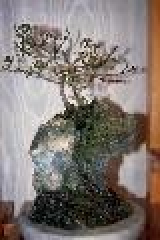
#> input picture ReseauDeNeurones/data/train/obj_bonsai/353001.jpg, 80 x 120 px, given in place of 353000.jpg, which was not available (shown 2 times larger)
$ python color.py
#> lines starting #> are read from the running program, lines starting #| are printed output that depends on the picture; pictures that were not available may be replaced by others from this repository, and a replacement may not be noted
### CBIR/src/evaluate.py
# -*- coding: utf-8 -*-

from __future__ import print_function

from scipy import spatial
import numpy as np
from sklearn.utils.extmath import weighted_mode


class Evaluation(object):

    def make_samples(self):
        raise NotImplementedError("Needs to implemented this method")


# [146 lines left out: functions distance, AP, infer, evaluate, evaluate_class, not called in this run]

#Seule fonction modifiée, permet de déduire le type de l'image en fonction de la classe passée en paramêtre
def my_evaluate_class(db_train, db_test, f_class=None, f_instance=None, depth=None, d_type='d1'):
    """ infer the whole database

      arguments
        db_train     : a train instance of db
        db_test      : a test instance of db
        f_class: a class that generate features, needs to implement make_samples method
        depth  : retrieved depth during inference, the default depth is equal to database size
        d_type : distance type
    """
    assert f_class or f_instance, "needs to give class_name or an instance of class"

    classes_train = db_train.get_class()
    ret = {c: [] for c in classes_train}

    if f_class:
        f = f_class()
    elif f_instance:
        f = f_instance

    #Make samples cacule l'histogramme de chaque image et retourne ceux-ci
    samples_train = f.make_samples(db_train, "train")
    samples_test = f.make_samples(db_test, "test")

    print("db1 len {}".format(len(samples_train)))
    print("db2 len {}".format(len(samples_test)))


    previsions = []
    #On parcourt samples_test et pour chacun on regarde avec les résultats de samples_train qui peut être la bonne classe
    for query in samples_test:
        ap, prevision = infer(query, samples=samples_train, depth=depth, d_type=d_type)
        #La classe prédite est récupérée dans prévision et retournée en fin de fonction
        ret[query['cls']].append(ap)
        previsions.append(prevision)

    return ret, previsions

### CBIR/src/DB.py
# -*- coding: utf-8 -*-

from __future__ import print_function

import pandas as pd
import os


class Database(object):

  def __init__(self, DB_dir, DB_csv):
#> called with DB_dir = '../../ReseauDeNeurones/data/train', DB_csv = 'database/data_train.csv'
    self._gen_csv(DB_dir, DB_csv)
    self.data = pd.read_csv(DB_csv)
#> (reads CBIR/src/database/data_train.csv from the repository)
#> (reads CBIR/src/database/data_test.csv from the repository)
    self.classes = set(self.data["cls"])

  def _gen_csv(self, DB_dir, DB_csv):
    if os.path.exists(DB_csv):
      return
    with open(DB_csv, 'w', encoding='UTF-8') as f:
      f.write("img,cls")
      for root, _, files in os.walk(DB_dir, topdown=False):
        cls = root.split('\\')[-1]
        for name in files:
          if not name.endswith('.jpg'):
            continue
          img = os.path.join(root, name)
          f.write("\n{},{}".format(img, cls))

  def __len__(self):
    return len(self.data)

  def get_class(self):
    return self.classes

  def get_data(self):
    return self.data


# [7 lines that do not run on import are left out]

### CBIR/src/color.py
# -*- coding: utf-8 -*-

from __future__ import print_function

import imageio

from evaluate import distance, evaluate_class, my_evaluate_class
from DB import Database

from six.moves import cPickle
import numpy as np
import itertools
import os

# configs for histogram
n_bin = 12  # histogram bins
n_slice = 3  # slice image
h_type = 'region'  # global or region
d_type = 'd1'  # distance type

depth = 3  # retrieved depth, set to None will count the ap for whole database

''' MMAP
     depth
      depthNone, region,bin12,slice3, distance=d1, MMAP 0.273745840034
      depth100,  region,bin12,slice3, distance=d1, MMAP 0.406007856783
      depth30,   region,bin12,slice3, distance=d1, MMAP 0.516738512679
      depth10,   region,bin12,slice3, distance=d1, MMAP 0.614047666604
      depth5,    region,bin12,slice3, distance=d1, MMAP 0.650125
      depth3,    region,bin12,slice3, distance=d1, MMAP 0.657166666667
      depth1,    region,bin12,slice3, distance=d1, MMAP 0.62

     (exps below use depth=None)

     d_type
      global,bin6,d1,MMAP 0.242345913685
      global,bin6,cosine,MMAP 0.184176505586

     n_bin
      region,bin10,slice4,d1,MMAP 0.269872790396
      region,bin12,slice4,d1,MMAP 0.271520862017

      region,bin6,slcie3,d1,MMAP 0.262819311357
      region,bin12,slice3,d1,MMAP 0.273745840034

     n_slice
      region,bin12,slice2,d1,MMAP 0.266076627332
      region,bin12,slice3,d1,MMAP 0.273745840034
      region,bin12,slice4,d1,MMAP 0.271520862017
      region,bin14,slice3,d1,MMAP 0.272386552594
      region,bin14,slice5,d1,MMAP 0.266877181379
      region,bin16,slice3,d1,MMAP 0.273716788003
      region,bin16,slice4,d1,MMAP 0.272221031804
      region,bin16,slice8,d1,MMAP 0.253823360098

     h_type
      region,bin4,slice2,d1,MMAP 0.23358615622
      global,bin4,d1,MMAP 0.229125435746
'''

# cache dir
cache_dir = 'cache'
if not os.path.exists(cache_dir):
    os.makedirs(cache_dir)


class Color(object):

    def histogram(self, input, n_bin=n_bin, type=h_type, n_slice=n_slice, normalize=True):
        ''' count img color histogram

      arguments
        input    : a path to a image or a numpy.ndarray
        n_bin    : number of bins for each channel
        type     : 'global' means count the histogram for whole image
                   'region' means count the histogram for regions in images, then concatanate all of them
        n_slice  : work when type equals to 'region', height & width will equally sliced into N slices
        normalize: normalize output histogram

      return
        type == 'global'
          a numpy array with size n_bin ** channel
        type == 'region'
          a numpy array with size n_slice * n_slice * (n_bin ** channel)
    '''
#> called with input = 'database/train\\obj_bonsai\\353000.jpg', n_bin = 12, type = 'region', n_slice = 3, normalize = True
        if isinstance(input, np.ndarray):  # examinate input type
            img = input.copy()
        else:
            img = imageio.imread(input)
#> img is the input picture: shape (120, 80, 3); mean R, G, B 130.6, 121.5, 116.8
        height, width, channel = img.shape
#> height = 120; width = 80; channel = 3
        bins = np.linspace(0, 256, n_bin + 1, endpoint=True)  # slice bins equally for each channel

        if type == 'global':
            hist = self._count_hist(img, n_bin, bins, channel)

        elif type == 'region':
            hist = np.zeros((n_slice, n_slice, n_bin ** channel))
            h_silce = np.around(np.linspace(0, height, n_slice + 1, endpoint=True)).astype(int)
#> h_silce = [0, 40, 80, 120]
            w_slice = np.around(np.linspace(0, width, n_slice + 1, endpoint=True)).astype(int)
#> w_slice = [0, 27, 53, 80]

            for hs in range(len(h_silce) - 1):
                for ws in range(len(w_slice) - 1):
                    img_r = img[h_silce[hs]:h_silce[hs + 1], w_slice[ws]:w_slice[ws + 1]]  # slice img to regions
                    hist[hs][ws] = self._count_hist(img_r, n_bin, bins, channel)
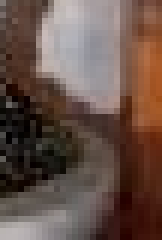
#> img_r: shape (40, 27, 3) (shown 6 times larger); mean R, G, B 102.9, 81.4, 72.7

        if normalize:
            hist /= np.sum(hist)

        return hist.flatten()

    def _count_hist(self, input, n_bin, bins, channel):
        img = input.copy()
        bins_idx = {key: idx for idx, key in
                    enumerate(itertools.product(np.arange(n_bin), repeat=channel))}  # permutation of bins
        hist = np.zeros(n_bin ** channel)

        # cluster every pixels
        for idx in range(len(bins) - 1):
            img[(input >= bins[idx]) & (input < bins[idx + 1])] = idx
        # add pixels into bins
        height, width, _ = img.shape
        for h in range(height):
            for w in range(width):
                b_idx = bins_idx[tuple(img[h, w])]
                hist[b_idx] += 1

        return hist

    #Cette fonction permet de créer les samples avec les données de la base
    def make_samples(self, db, dbName, verbose=True):
        # Ici, on rajoute le nom de la base pour le cache, pour permettre d'avoir les deux.
        if h_type == 'global':
            sample_cache = "histogram_cache-{}-n_bin{}_{}".format(h_type, n_bin, dbName)
        elif h_type == 'region':
            sample_cache = "histogram_cache-{}-n_bin{}-n_slice{}_{}".format(h_type, n_bin, n_slice, dbName)

        try:
            #On essaie d'ouvir le fichier, si cela ne marche pas on le crée
            samples = cPickle.load(open(os.path.join(cache_dir, sample_cache), "rb", True))
            if verbose:
                print("Using cache..., config=%s, distance=%s, depth=%s" % (sample_cache, d_type, depth))
        except:
            if verbose:
                print("Counting histogram..., config=%s, distance=%s, depth=%s" % (sample_cache, d_type, depth))
            samples = []
            data = db.get_data()
            for d in data.itertuples():
                d_img, d_cls = getattr(d, "img"), getattr(d, "cls")

                #Création de l'histogramme de l'image
                d_hist = self.histogram(d_img, type=h_type, n_bin=n_bin, n_slice=n_slice)
#> d_hist = 15552 values, max 0.0418 at index 6597, min 0 at index 0, mean 6.43e-05
#> pass 3 of the loop in make_samples, `for d in data.itertuples():`:
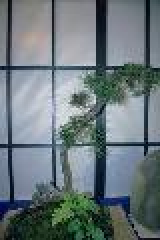
#> input picture ReseauDeNeurones/data/train/obj_bonsai/353002.jpg, 80 x 120 px, found by its file name (shown 2 times larger)
#> in histogram, img is the input picture: shape (120, 80, 3); mean R, G, B 107.2, 119.7, 124
#> the loop in histogram (call 3), `for hs in range(len(h_silce) - 1):` made 3 passes
#> pass 1, in _count_hist (call 21), `img = input.copy()`:
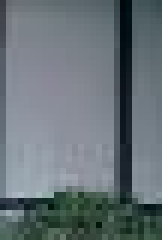
#> img: shape (40, 27, 3) (shown 6 times larger); mean of channels 0, 1, 2 103.4, 114.1, 119.5; drawn as R, G, B
#> after the loop in histogram (call 3), `for hs in range(len(h_silce) - 1):`:
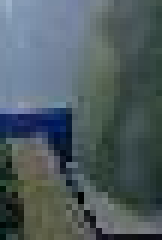
#> img_r: shape (40, 27, 3) (shown 6 times larger); mean R, G, B 79.3, 92.7, 96.7
#> d_hist = 15552 values, max 0.0233 at index 942, min 0 at index 2, mean 6.43e-05
#> the loop made 7 passes; the first 3 are shown

                #Ajout des données du sample dans samples
                samples.append({
                    'img': d_img,
                    'cls': d_cls,
                    'hist': d_hist
                })
            cPickle.dump(samples, open(os.path.join(cache_dir, sample_cache), "wb", True))

        return samples


if __name__ == "__main__":
    # On crée les deux bases, celle de test et celle de train
    DB_train_dir_param = "../../ReseauDeNeurones/data/train"
    DB_train_csv_param = "database/data_train.csv"

    db_train = Database(DB_train_dir_param, DB_train_csv_param)
    data_train = db_train.get_data()

    DB_test_dir_param = "../../ReseauDeNeurones/data/test"
    DB_test_csv_param = "database/data_test.csv"

    db_test = Database(DB_test_dir_param, DB_test_csv_param)
    data_test = db_test.get_data()
    color = Color()

    # evaluate database
#> (the run stopped early here; a loop or call above may not have finished)
